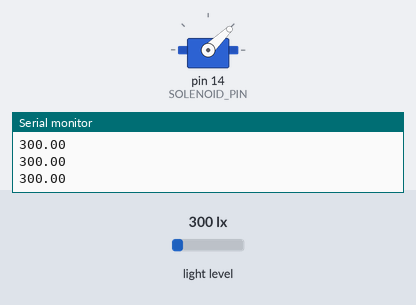
Bench run of a sketch on a simulated Arduino Uno, built with avr-gcc and run on an emulated ATmega328P. On the bench: servo, the last lines printed to the serial monitor. Inputs (shaded band) come from the test bench; at power-on: light level 300 lx.

Above: at 0.98 s.
1.3 s: light level set to 580 lx
4.3 s: light level set to 624 lx
At 4.8 s:
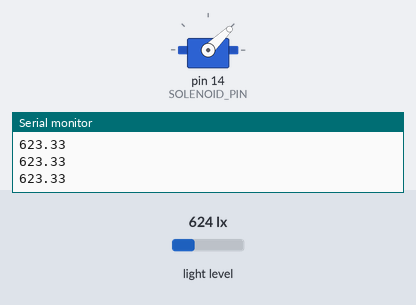
5.8 s: light level set to 40 lx
At 6.05 s:
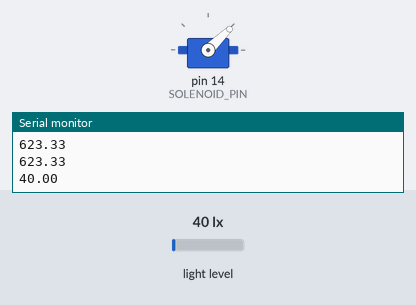
8.8 s: light level set to 1000 lx
At 9.2 s:
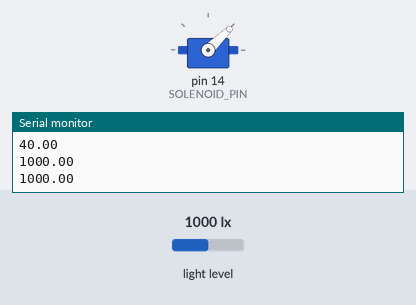
Timing chart, 0 to 40.3 s (numbered marks = the images above; inputs shaded):
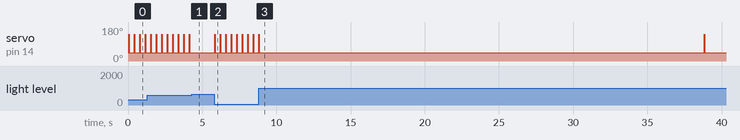

Measured:
- the behaviour switches between 599 and 600 lx on light level (found by bisection; images 0 and 1)
- after the input at 4.3 s, servo on pin 14 (SOLENOID_PIN): stops changing and stays 44°
- after the input at 5.8 s, servo on pin 14 (SOLENOID_PIN): alternates 141° for 0.03 s and 44° for 0.34 s, starting after 0.05 s
- after the input at 8.8 s, servo on pin 14 (SOLENOID_PIN): 44° → 141° after 30.0 s, → 44° 0.03 s later
- by itself, servo on pin 14 (SOLENOID_PIN): alternates 141° for 0.03 s and 44° for 0.34 s

The sketch:

main.ino
```cpp
//Necessary Libraries
#include <BH1750.h>
#include <Wire.h>
#include <Servo.h>
#include <avr/wdt.h>

BH1750 lightSensor;
Servo relay;

float lux = 0;
int SOLENOID_PIN = 14;


unsigned long now;
unsigned long prev_time;


void setup() {

  Serial.begin(9600);
  relay.attach(SOLENOID_PIN);
  // I2C Bus
  Wire.begin();

  lightSensor.begin();

  relay.writeMicroseconds(1000);

  prev_time = millis();
}

void loop() {
  //Stores previous light value
  lux = lightSensor.readLightLevel();
  now = millis();
  Serial.println(lux);
  delay(40);
  //Check if threshold reached
  if ((lux < 600) || (now - prev_time > 30000)) {
    relay.writeMicroseconds(2000);
    //Serial.println("Activating Solenoid");
    delay(30);
    //Serial.println(digitalRead(GOOD_PIN));
    //Serial.println("Deactivating Solenoid");
    relay.writeMicroseconds(1000);
    delay(300);
    prev_time = now;
    if (now>600000){
      reboot();
    }
  }
}

void reboot() {
  wdt_disable();
  wdt_enable(WDTO_15MS);
  while (1) {}
}
```
